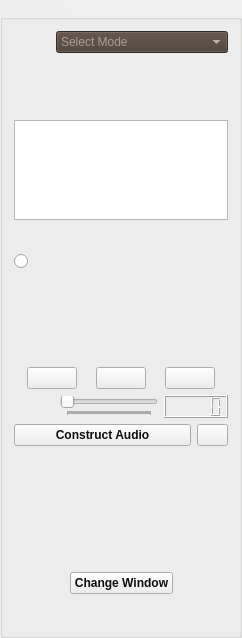
         <widget class="QGroupBox" name="controllerGroupBox">
          <property name="sizePolicy">
           <sizepolicy hsizetype="Maximum" vsizetype="Preferred">
            <horstretch>0</horstretch>
            <verstretch>0</verstretch>
           </sizepolicy>
          </property>
          <property name="maximumSize">
           <size>
            <width>200</width>
            <height>16777214</height>
           </size>
          </property>
          <property name="font">
           <font>
            <bold>true</bold>
           </font>
          </property>
          <property name="styleSheet">
           <string notr="true">color: rgb(238, 238, 238);</string>
          </property>
          <property name="title">
           <string>Controllers</string>
          </property>
          <layout class="QVBoxLayout" name="verticalLayout_3">
           <item>
            <layout class="QHBoxLayout" name="horizontalLayout_66">
             <item>
              <widget class="QLabel" name="modeLabel">
               <property name="font">
                <font>
                 <bold>true</bold>
                </font>
               </property>
               <property name="text">
                <string>Mode:</string>
               </property>
              </widget>
             </item>
             <item>
              <widget class="QComboBox" name="modeComboBox">
               <property name="sizePolicy">
                <sizepolicy hsizetype="Preferred" vsizetype="Fixed">
                 <horstretch>0</horstretch>
                 <verstretch>0</verstretch>
                </sizepolicy>
               </property>
               <property name="maximumSize">
                <size>
                 <width>200</width>
                 <height>25</height>
                </size>
               </property>
               <property name="sizeIncrement">
                <size>
                 <width>20</width>
                 <height>0</height>
                </size>
               </property>
               <property name="baseSize">
                <size>
                 <width>20</width>
                 <height>0</height>
                </size>
               </property>
               <property name="font">
                <font>
                 <bold>false</bold>
                </font>
               </property>
               <property name="cursor">
                <cursorShape>PointingHandCursor</cursorShape>
               </property>
               <property name="toolTip">
                <string>&lt;html&gt;&lt;head/&gt;&lt;body&gt;&lt;p&gt;&lt;span style=&quot; font-size:7pt; color:#000000;&quot;&gt;Select signal mode&lt;/span&gt;&lt;/p&gt;&lt;/body&gt;&lt;/html&gt;</string>
               </property>
               <property name="whatsThis">
                <string/>
               </property>
               <property name="autoFillBackground">
                <bool>false</bool>
               </property>
               <property name="styleSheet">
                <string notr="true">background-color: rgb(72, 60, 50);
selection-background-color: rgb(72, 60, 50);</string>
               </property>
               <property name="editable">
                <bool>false</bool>
               </property>
               <property name="currentIndex">
                <number>-1</number>
               </property>
               <property name="sizeAdjustPolicy">
                <enum>QComboBox::AdjustToContents</enum>
               </property>
               <property name="placeholderText">
                <string>Select Mode</string>
               </property>
               <property name="frame">
                <bool>true</bool>
               </property>
               <item>
                <property name="text">
                 <string>Uniform Range Mode</string>
                </property>
               </item>
               <item>
                <property name="text">
                 <string>Musical Instruments Mode</string>
                </property>
               </item>
               <item>
                <property name="text">
                 <string>Animal Sounds Mode</string>
                </property>
               </item>
               <item>
                <property name="text">
                 <string>ECG Abnormalities Mode</string>
                </property>
               </item>
              </widget>
             </item>
            </layout>
           </item>
           <item>
            <spacer name="verticalSpacer_9">
             <property name="orientation">
              <enum>Qt::Vertical</enum>
             </property>
             <property name="sizeHint" stdset="0">
              <size>
               <width>20</width>
               <height>40</height>
              </size>
             </property>
            </spacer>
           </item>
           <item>
            <widget class="QLabel" name="listWidgetLabel">
             <property name="font">
              <font>
               <pointsize>10</pointsize>
               <bold>true</bold>
              </font>
             </property>
             <property name="text">
              <string>Current Playlist</string>
             </property>
            </widget>
           </item>
           <item>
            <widget class="QListWidget" name="audioListWidget">
             <property name="maximumSize">
              <size>
               <width>16777215</width>
               <height>100</height>
              </size>
             </property>
             <property name="toolTip">
              <string>&lt;html&gt;&lt;head/&gt;&lt;body&gt;&lt;p&gt;&lt;span style=&quot; font-size:7pt; color:#000000;&quot;&gt;Tracks stored in playlist&lt;/span&gt;&lt;/p&gt;&lt;/body&gt;&lt;/html&gt;</string>
             </property>
             <property name="isWrapping" stdset="0">
              <bool>true</bool>
             </property>
            </widget>
           </item>
           <item>
            <spacer name="verticalSpacer_2">
             <property name="orientation">
              <enum>Qt::Vertical</enum>
             </property>
             <property name="sizeType">
              <enum>QSizePolicy::Preferred</enum>
             </property>
             <property name="sizeHint" stdset="0">
              <size>
               <width>20</width>
               <height>25</height>
              </size>
             </property>
            </spacer>
           </item>
           <item>
            <widget class="QRadioButton" name="spectrogramRadioButton">
             <property name="font">
              <font>
               <bold>true</bold>
              </font>
             </property>
             <property name="cursor">
              <cursorShape>PointingHandCursor</cursorShape>
             </property>
             <property name="toolTip">
              <string>&lt;html&gt;&lt;head/&gt;&lt;body&gt;&lt;p&gt;&lt;span style=&quot; font-size:7pt; color:#000000;&quot;&gt;Display or disappear spectrograms&lt;/span&gt;&lt;/p&gt;&lt;/body&gt;&lt;/html&gt;</string>
             </property>
             <property name="text">
              <string>Show Spectrogram</string>
             </property>
            </widget>
           </item>
           <item>
            <spacer name="verticalSpacer_3">
             <property name="orientation">
              <enum>Qt::Vertical</enum>
             </property>
             <property name="sizeType">
              <enum>QSizePolicy::Preferred</enum>
             </property>
             <property name="sizeHint" stdset="0">
              <size>
               <width>20</width>
               <height>40</height>
              </size>
             </property>
            </spacer>
           </item>
           <item>
            <spacer name="verticalSpacer_8">
             <property name="orientation">
              <enum>Qt::Vertical</enum>
             </property>
             <property name="sizeHint" stdset="0">
              <size>
               <width>20</width>
               <height>50</height>
              </size>
             </property>
            </spacer>
           </item>
           <item>
            <layout class="QHBoxLayout" name="horizontalLayout_67">
             <item>
              <widget class="QPushButton" name="playPauseButton">
               <property name="sizePolicy">
                <sizepolicy hsizetype="Fixed" vsizetype="Fixed">
                 <horstretch>0</horstretch>
                 <verstretch>0</verstretch>
                </sizepolicy>
               </property>
               <property name="maximumSize">
                <size>
                 <width>50</width>
                 <height>16777215</height>
                </size>
               </property>
               <property name="cursor">
                <cursorShape>PointingHandCursor</cursorShape>
               </property>
               <property name="toolTip">
                <string>&lt;html&gt;&lt;head/&gt;&lt;body&gt;&lt;p&gt;&lt;span style=&quot; font-size:7pt; color:#000000;&quot;&gt;Play/Pause&lt;/span&gt;&lt;/p&gt;&lt;/body&gt;&lt;/html&gt;</string>
               </property>
               <property name="styleSheet">
                <string notr="true">background-color: rgb(238, 238, 238);</string>
               </property>
               <property name="text">
                <string/>
               </property>
               <property name="icon">
                <iconset>
                 <normaloff>../../hp/hp/.designer/backup/eraser.png</normaloff>../../hp/hp/.designer/backup/eraser.png</iconset>
               </property>
              </widget>
             </item>
             <item>
              <widget class="QPushButton" name="stopButton">
               <property name="sizePolicy">
                <sizepolicy hsizetype="Fixed" vsizetype="Fixed">
                 <horstretch>0</horstretch>
                 <verstretch>0</verstretch>
                </sizepolicy>
               </property>
               <property name="maximumSize">
                <size>
                 <width>50</width>
                 <height>16777215</height>
                </size>
               </property>
               <property name="cursor">
                <cursorShape>PointingHandCursor</cursorShape>
               </property>
               <property name="toolTip">
                <string>&lt;html&gt;&lt;head/&gt;&lt;body&gt;&lt;p&gt;&lt;span style=&quot; font-size:7pt; color:#000000;&quot;&gt;Stop Signal&lt;/span&gt;&lt;/p&gt;&lt;/body&gt;&lt;/html&gt;</string>
               </property>
               <property name="styleSheet">
                <string notr="true">background-color: rgb(238, 238, 238);</string>
               </property>
               <property name="text">
                <string/>
               </property>
               <property name="icon">
                <iconset>
                 <normaloff>../../hp/hp/.designer/backup/eraser.png</normaloff>../../hp/hp/.designer/backup/eraser.png</iconset>
               </property>
              </widget>
             </item>
             <item>
              <widget class="QPushButton" name="replayButton">
               <property name="sizePolicy">
                <sizepolicy hsizetype="Fixed" vsizetype="Fixed">
                 <horstretch>0</horstretch>
                 <verstretch>0</verstretch>
                </sizepolicy>
               </property>
               <property name="maximumSize">
                <size>
                 <width>50</width>
                 <height>16777215</height>
                </size>
               </property>
               <property name="cursor">
                <cursorShape>PointingHandCursor</cursorShape>
               </property>
               <property name="toolTip">
                <string>&lt;html&gt;&lt;head/&gt;&lt;body&gt;&lt;p&gt;&lt;span style=&quot; font-size:7pt; color:#000000;&quot;&gt;Replay&lt;/span&gt;&lt;/p&gt;&lt;/body&gt;&lt;/html&gt;</string>
               </property>
               <property name="styleSheet">
                <string notr="true">background-color: rgb(238, 238, 238);</string>
               </property>
               <property name="text">
                <string/>
               </property>
               <property name="icon">
                <iconset>
                 <normaloff>../../hp/hp/.designer/backup/eraser.png</normaloff>../../hp/hp/.designer/backup/eraser.png</iconset>
               </property>
              </widget>
             </item>
            </layout>
           </item>
           <item>
            <layout class="QHBoxLayout" name="horizontalLayout_68">
             <item>
              <widget class="QLabel" name="speedLabel">
               <property name="font">
                <font>
                 <bold>true</bold>
                </font>
               </property>
               <property name="text">
                <string>Speed:</string>
               </property>
              </widget>
             </item>
             <item>
              <widget class="QSlider" name="speedSlider">
               <property name="cursor">
                <cursorShape>ClosedHandCursor</cursorShape>
               </property>
               <property name="toolTip">
                <string>&lt;html&gt;&lt;head/&gt;&lt;body&gt;&lt;p&gt;&lt;span style=&quot; font-size:7pt; color:#000000;&quot;&gt;Control speed of audio file&lt;/span&gt;&lt;/p&gt;&lt;/body&gt;&lt;/html&gt;</string>
               </property>
               <property name="inputMethodHints">
                <set>Qt::ImhDigitsOnly</set>
               </property>
               <property name="value">
                <number>0</number>
               </property>
               <property name="orientation">
                <enum>Qt::Horizontal</enum>
               </property>
               <property name="tickPosition">
                <enum>QSlider::TicksBelow</enum>
               </property>
               <property name="tickInterval">
                <number>1</number>
               </property>
              </widget>
             </item>
             <item>
              <widget class="QLCDNumber" name="speedLCD">
               <property name="sizePolicy">
                <sizepolicy hsizetype="Minimum" vsizetype="Preferred">
                 <horstretch>0</horstretch>
                 <verstretch>0</verstretch>
                </sizepolicy>
               </property>
               <property name="maximumSize">
                <size>
                 <width>16777215</width>
                 <height>25</height>
                </size>
               </property>
              </widget>
             </item>
            </layout>
           </item>
           <item>
            <layout class="QHBoxLayout" name="horizontalLayout">
             <item>
              <widget class="QPushButton" name="constructAudioButton">
               <property name="font">
                <font>
                 <bold>true</bold>
                </font>
               </property>
               <property name="styleSheet">
                <string notr="true">background-color: rgb(238, 238, 238);
color: rgb(13, 13, 13);</string>
               </property>
               <property name="text">
                <string>Construct Audio</string>
               </property>
              </widget>
             </item>
             <item>
              <widget class="QPushButton" name="deleteButton">
               <property name="sizePolicy">
                <sizepolicy hsizetype="Fixed" vsizetype="Fixed">
                 <horstretch>0</horstretch>
                 <verstretch>0</verstretch>
                </sizepolicy>
               </property>
               <property name="minimumSize">
                <size>
                 <width>31</width>
                 <height>0</height>
                </size>
               </property>
               <property name="maximumSize">
                <size>
                 <width>31</width>
                 <height>24</height>
                </size>
               </property>
               <property name="cursor">
                <cursorShape>PointingHandCursor</cursorShape>
               </property>
               <property name="toolTip">
                <string>&lt;html&gt;&lt;head/&gt;&lt;body&gt;&lt;p&gt;&lt;span style=&quot; font-size:7pt; color:#000000;&quot;&gt;Delete Audio/Signal&lt;/span&gt;&lt;/p&gt;&lt;/body&gt;&lt;/html&gt;</string>
               </property>
               <property name="styleSheet">
                <string notr="true">background-color: rgb(238, 238, 238);</string>
               </property>
               <property name="text">
                <string/>
               </property>
               <property name="icon">
                <iconset>
                 <normaloff>../../hp/hp/.designer/backup/eraser.png</normaloff>../../hp/hp/.designer/backup/eraser.png</iconset>
               </property>
              </widget>
             </item>
            </layout>
           </item>
           <item>
            <spacer name="verticalSpacer_5">
             <property name="orientation">
              <enum>Qt::Vertical</enum>
             </property>
             <property name="sizeType">
              <enum>QSizePolicy::Expanding</enum>
             </property>
             <property name="sizeHint" stdset="0">
              <size>
               <width>20</width>
               <height>120</height>
              </size>
             </property>
            </spacer>
           </item>
           <item>
            <layout class="QHBoxLayout" name="horizontalLayout_8">
             <item>
              <spacer name="horizontalSpacer_21">
               <property name="orientation">
                <enum>Qt::Horizontal</enum>
               </property>
               <property name="sizeHint" stdset="0">
                <size>
                 <width>35</width>
                 <height>20</height>
                </size>
               </property>
              </spacer>
             </item>
             <item>
              <widget class="QPushButton" name="changeWindowButton">
               <property name="sizePolicy">
                <sizepolicy hsizetype="Maximum" vsizetype="Fixed">
                 <horstretch>0</horstretch>
                 <verstretch>0</verstretch>
                </sizepolicy>
               </property>
               <property name="maximumSize">
                <size>
                 <width>130</width>
                 <height>16777215</height>
                </size>
               </property>
               <property name="font">
                <font>
                 <bold>true</bold>
                </font>
               </property>
               <property name="cursor">
                <cursorShape>OpenHandCursor</cursorShape>
               </property>
               <property name="toolTip">
                <string>&lt;html&gt;&lt;head/&gt;&lt;body&gt;&lt;p&gt;&lt;span style=&quot; font-size:7pt; color:#000000;&quot;&gt;Shift to smoothing window&lt;/span&gt;&lt;/p&gt;&lt;/body&gt;&lt;/html&gt;</string>
               </property>
               <property name="styleSheet">
                <string notr="true">background-color: rgb(238, 238, 238);
color: rgb(13, 13, 13);</string>
               </property>
               <property name="text">
                <string>Change Window</string>
               </property>
              </widget>
             </item>
             <item>
              <spacer name="horizontalSpacer_22">
               <property name="orientation">
                <enum>Qt::Horizontal</enum>
               </property>
               <property name="sizeHint" stdset="0">
                <size>
                 <width>35</width>
                 <height>20</height>
                </size>
               </property>
              </spacer>
             </item>
            </layout>
           </item>
           <item>
            <spacer name="verticalSpacer_7">
             <property name="orientation">
              <enum>Qt::Vertical</enum>
             </property>
             <property name="sizeType">
              <enum>QSizePolicy::Preferred</enum>
             </property>
             <property name="sizeHint" stdset="0">
              <size>
               <width>20</width>
               <height>30</height>
              </size>
             </property>
            </spacer>
           </item>
          </layout>
         </widget>
